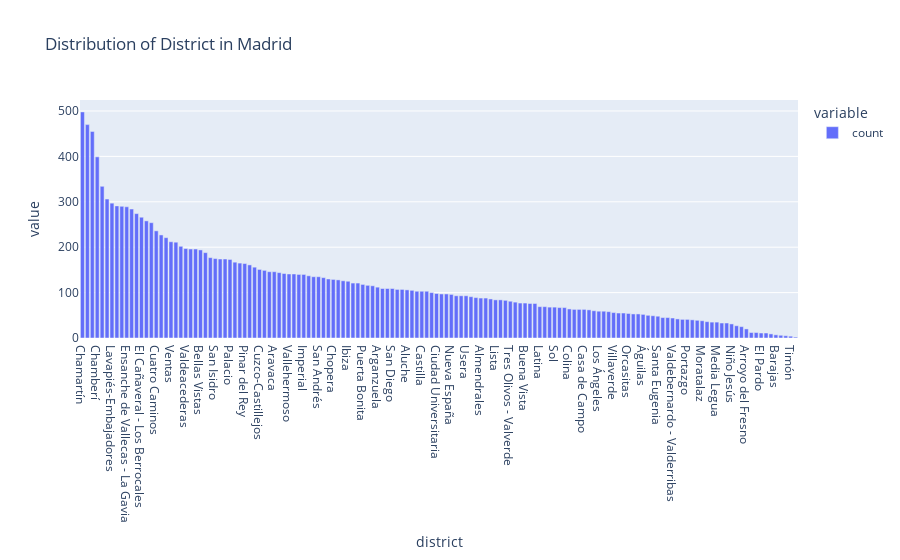

The cell this chart's notebook holds for it:
### Code cell
exp.bar(df.district.value_counts(), title= 'Distribution of District in Madrid ')

### Figure 1 — Plotly figure (JSON) as saved in the notebook; plotly's stock layout.template omitted (floating-point values rounded to 4 significant figures; data arrays with more than 128 entries replaced by an {"elided": "..."} marker saying what was removed)
{"data": [{"hovertemplate": "variable=count<br>district=%{x}<br>value=%{y}<extra></extra>", "legendgroup": "count", "marker": {"color": "#636efa", "pattern": {"shape": ""}}, "name": "count", "orientation": "v", "showlegend": true, "textposition": "auto", "type": "bar", "x": {"elided": "146 str values"}, "xaxis": "x", "y": {"elided": "146 int values"}, "yaxis": "y"}], "layout": {"barmode": "relative", "legend": {"title": {"text": "variable"}, "tracegroupgap": 0}, "title": {"text": "Distribution of District in Madrid "}, "xaxis": {"anchor": "y", "domain": [0, 1], "title": {"text": "district"}}, "yaxis": {"anchor": "x", "domain": [0, 1], "title": {"text": "value"}}}}
